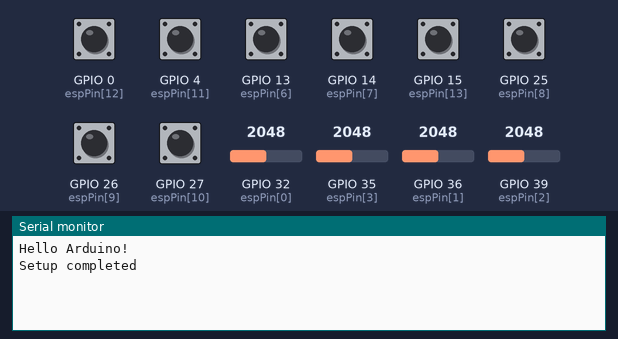
Simulated run of this sketch. Board: ESP32. Shown: the last lines printed to the serial monitor. Inputs (shaded band) come from the test bench; at power-on: GPIO 0 (espPin[12]), GPIO 4 (espPin[11]), GPIO 13 (espPin[6]), GPIO 14 (espPin[7]), GPIO 15 (espPin[13]), GPIO 25 (espPin[8]), GPIO 26 (espPin[9]), GPIO 27 (espPin[10]) HIGH, GPIO 32 (espPin[0]) = 2048, GPIO 35 (espPin[3]) = 2048, GPIO 36 (espPin[1]) = 2048, GPIO 39 (espPin[2]) = 2048.

Above: at 1.2 s.
1.3 s: GPIO 32 (espPin[0]) set to 2866
At 2.2 s:
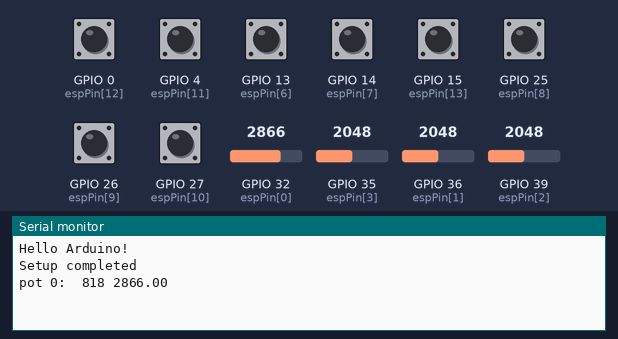
2.8 s: GPIO 0 (espPin[12]) pulled LOW for 0.15 s
At 3.5 s:
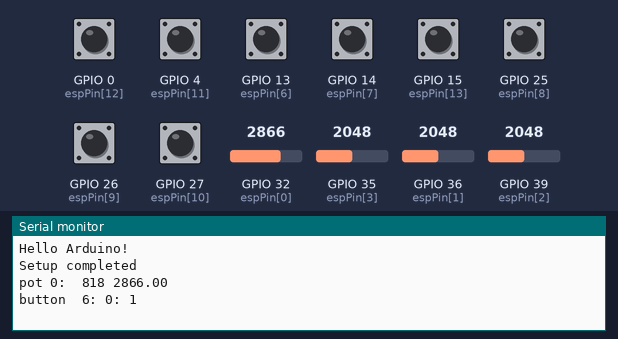
4.4 s: GPIO 35 (espPin[3]) set to 2866
At 5.6 s:
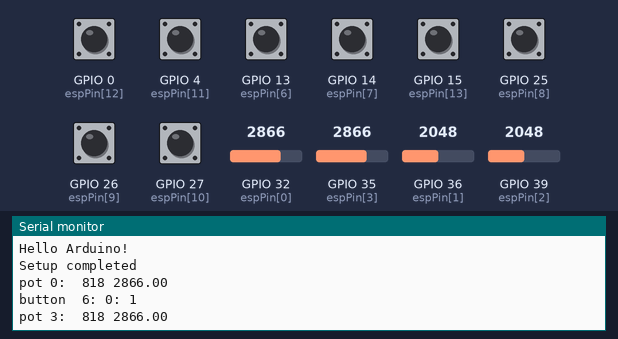
5.9 s: GPIO 36 (espPin[1]) set to 2866
At 7.1 s:
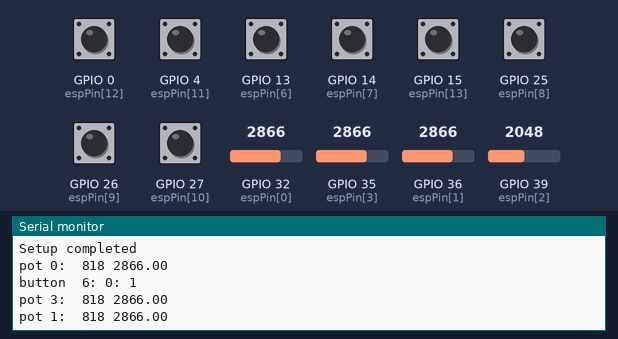
7.4 s: GPIO 39 (espPin[2]) set to 2866
At 8.6 s:
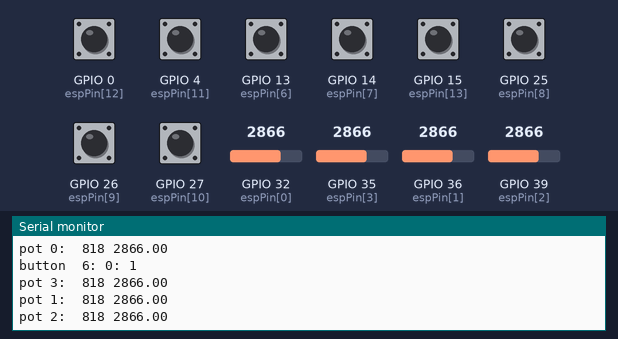
8.9 s: GPIO 4 (espPin[11]) pulled LOW for 0.15 s
At 9.3 s:
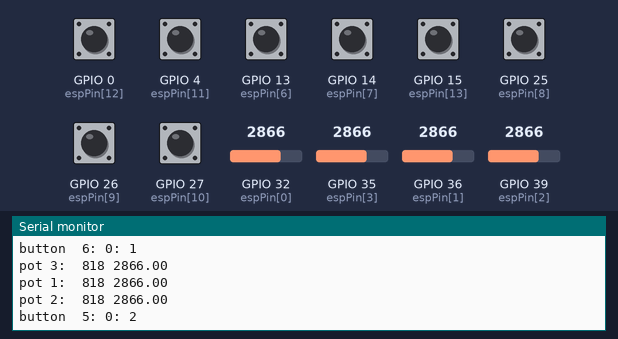
Timing chart, 0 to 11.5 s (numbered marks = the images above; inputs shaded):
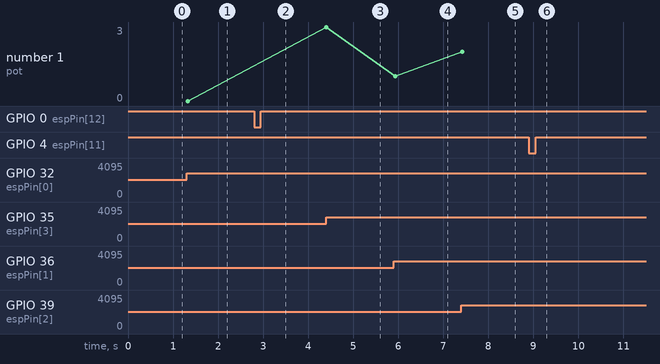

Measured:
- after the input at 1.3 s, the serial monitor: prints a new line at once (image 1)
- after the input at 2.8 s, the serial monitor: prints a new line at once (image 2)
- after the input at 4.4 s, the serial monitor: prints a new line at once (image 3)
- after the input at 5.9 s, the serial monitor: prints a new line at once (image 4)
- after the input at 7.4 s, the serial monitor: prints a new line at once (image 5)
- after the input at 8.9 s, the serial monitor: prints a new line at once (image 6)
- plotted number 1: 0 → 3 after the input at 4.4 s, 3 → 1 after the input at 5.9 s, 1 → 2 after the input at 7.4 s

The sketch:

m370_scanInputs.ino
```cpp
/* m370_scanInputs.ino
 *  Ian Hattwick
 *  Created Mar 1 2023
 *
 *  This sketch monitors all analog and digital inputs, and prints changes to them to the Serial
 *  monitor.
 *  This patch will not send data to Python or PD.
 *
 *  Before being able to compile for the ESP32 do the following
 *  - paste the following link into Arduino->preferences->Additional board managers URLS:
 *    https://raw.githubusercontent.com/espressif/arduino-esp32/gh-pages/package_esp32_index.json
 *    - then go to tools->boards->board manager
 *    - enter esp32 in the search box
 *     - select the esp32 definitions by espressif and install
 *     - then you should see the options below
 *
 *  You should always use the following settings:
 *  - Tools->Board: TTGO T1
 *  - Tools->Port: select the serial port for your ESP32
 *  - Tools->upload speed: set to 460800 or lower (higher may or may not work)
 *  - Serial monitor set to 115200 kbps
 */

 #include "pinDefs.h"

//set the number of pins to monitor
//6 analog pins are available on pins 0-5
//8 digital pins are available on pins 6-13
const byte NUMBER_ANALOG_PINS = 4;
const byte NUMBER_DIGITAL_PINS = 8;

int minAnalogChange = 25; //the analog value must change more than this to trigger a new print message.
int prevAnalog[NUMBER_ANALOG_PINS]; //remember our values so we only print when it changes by minAnalogChange

void setup() {
  Serial.begin(115200);

  //input 0 to 6 are analog
  // analog inputs do not support pullup resistors
  for(int i=0;i<NUMBER_ANALOG_PINS;i++){
    pinMode(espPin[i], INPUT);
    prevAnalog[i] = analogRead(espPin[i]);
  }

  //inputs 6-13 are for buttons
  //they will have built-in pullup resistors enabled
  //buttons should be connected between the input
  //pin and ground.
  for(int i=6;i<(6 + NUMBER_DIGITAL_PINS) ;i++){
    pinMode(espPin[i], INPUT_PULLUP);
  }

  Serial.println("Hello Arduino!");
  Serial.println("Setup completed");

  //uncomment below to continuously stream the raw data
  //monitorRawAnalogInput();
  //monitorRawDigitalInput();
} //setup

void loop() {

  readPotentiometers();
  readButtons();

}//loop

void readPotentiometers(){
  //we use the variables timer and interval to read the inputs
  //at a fixed interval. This syntax will be extremely common.
  static uint32_t timer = 0; //note the static keyword so timer remembers its value
  int interval = 50; //interval is in milliseconds (ms)

  if(millis()-timer>interval){
    timer = millis();

    //the first six inputs are for potentiometers
    //we will Serial.print the values every time the function is called
    for(int i=0; i<NUMBER_ANALOG_PINS;i++){
      //read the analog input
      float val = analogRead(espPin[i]);

      int prev = prevAnalog[i]; //for calculating change

      //lowpass smoothing filter
      //output = x*prev + (1-x)*input
      // float factor = 0.75;
      // float smoothedVal = factor*(float)prevAnalog[i] + (1.-factor)*val;

      // prevAnalog[i] = int(smoothedVal);
      prevAnalog[i] = val;

      int changeInValue = abs(prevAnalog[i]-prev) ;
      if(changeInValue > minAnalogChange ){
        //Serial.print to arduino serial monitor
        Serial.print("pot ");
        Serial.print(i);
        Serial.print(":\t");
        Serial.print(changeInValue);
        Serial.print(" ");
        Serial.println(val);
      }
    }
  }
}

void readButtons(){
  static byte prevVal[NUMBER_DIGITAL_PINS];
  static byte count;

  //inputs 6-9 are for buttons
  //we will only Serial.print if the value being read changes
  for(int i=0;i <  NUMBER_DIGITAL_PINS;i++){

    //read the digital input
    int val = digitalRead( espPin[ i+6 ] ); //digital pins begin on espPin[6]

    if( val != prevVal[i]){
      //only Serial.print if value changes
      prevVal[i] = val;
      if(val == 0){
        count++;
        Serial.print("button\t");
        Serial.print(i);
        Serial.print(": ");
        Serial.print(val);
        Serial.print(": ");
        Serial.println(count);
      }
    }
  }
}

void monitorRawAnalogInput(){
  while(1){
    static uint32_t timer = 0;
    if(millis()-timer > 100){
      for(byte i=0;i<NUMBER_ANALOG_PINS;i++) Serial.print( String(analogRead(espPin[i])) + "\t");
      Serial.println();
    }
  }
}

void monitorRawDigitalInput(){
  while(1){
    static uint32_t timer = 0;
    if(millis()-timer > 100){
      for(byte i=0;i<NUMBER_DIGITAL_PINS;i++) Serial.print( String(digitalRead(espPin[i+6])) + "\t");
      Serial.println();
    }
  }
}
```

pinDefs.h
```cpp
#ifndef _pinDefs_h
#define _pinDefs_h

#include  "Arduino.h"

//array of analog pins
 // array of ESPpins
const byte espPin[] = {32,36,39,35,33,34, //analog inputs 0-5
  13,14,25,26,27,4,0,15, //digital pins 6-13
  18,19,23,2,12,21,22, //SPI and I2C digital inputs
  5,16,17 //MIDI, UART
  };

//analog input pins - no pullup resistor
const byte p0 = 32;
const byte p1 = 36;
const byte p2 = 39;
const byte p3 = 35;
const byte p4 = 33;
const byte p5 = 34;

//digital input pins
const byte p6 = 13;
const byte p7 = 14;
const byte p8 = 25;
const byte p9 = 26;
const byte p10 = 27;
const byte p11 = 4;
const byte p12 = 0;
const byte p13 = 15;

//MUX and SPI control pins
const byte pMISO = 19;
const byte pMOSI = 23;
const byte pCLK = 18;
const byte pCS0 = 2;
const byte pCS1 = 12;
const byte MUX_PINS[] = {18,19,23};
const  byte pSDA=21;
const  byte pSCL=22;

#endif
```
